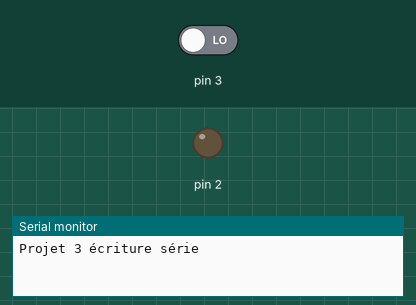
This sketch was run on a simulated Arduino Uno, built with avr-gcc and run on an emulated ATmega328P. On the bench: output pins drawn as LEDs (lit = HIGH), the last lines printed to the serial monitor. The test bench sets the inputs (shaded band); at power-on: pin 3 LOW.

Above: at 1.2 s.
1.3 s: pin 3 driven HIGH
At 2.4 s:
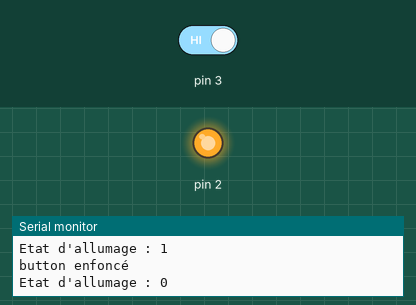
4.3 s: pin 3 driven LOW
At 5.5 s:
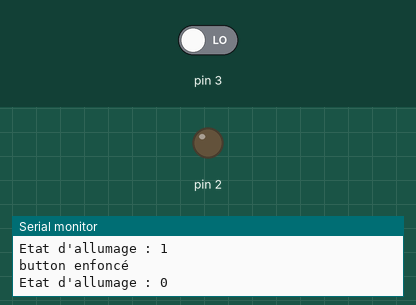
Timing chart, 0 to 7.3 s (numbered marks = the images above; inputs shaded):
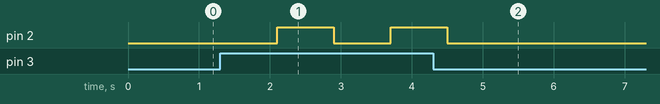

The sketch:

tp3.ino
```cpp
bool ledState = false;
void setup()
{
    // définition du mode de l'I/O
    pinMode(2, OUTPUT);
    pinMode(3, INPUT);
    digitalWrite(2, ledState);

    // def. de la vitesse du port série
    Serial.begin(9600);

    // Ecriture sans retour chariot
    Serial.print("Projet 3");

    // Ecriture avec retour chariot
    Serial.println(" écriture série");
}

void loop()
{
    // lecture de l'état de l'entrée
    bool isD3Pushed = digitalRead(3);
    if (isD3Pushed)
    {
        // Ecriture avec retour chariot
        Serial.println("button enfoncé");

        ledState = !ledState;

        //écriture du nouvel état d'allumage
        Serial.print("Etat d'allumage : ");
        Serial.println(ledState);

        // attente du relâchement du button avant nouveau cycle de loop
        delay(800);
    }
    digitalWrite(2, ledState);
}
```

Measured:
- after the input at 1.3 s, pin 2: LOW → HIGH after 0.80 s, → LOW 0.80 s later, → HIGH 0.80 s later
- after the input at 4.3 s, pin 2: goes on until 4.5 s, then stays LOW
